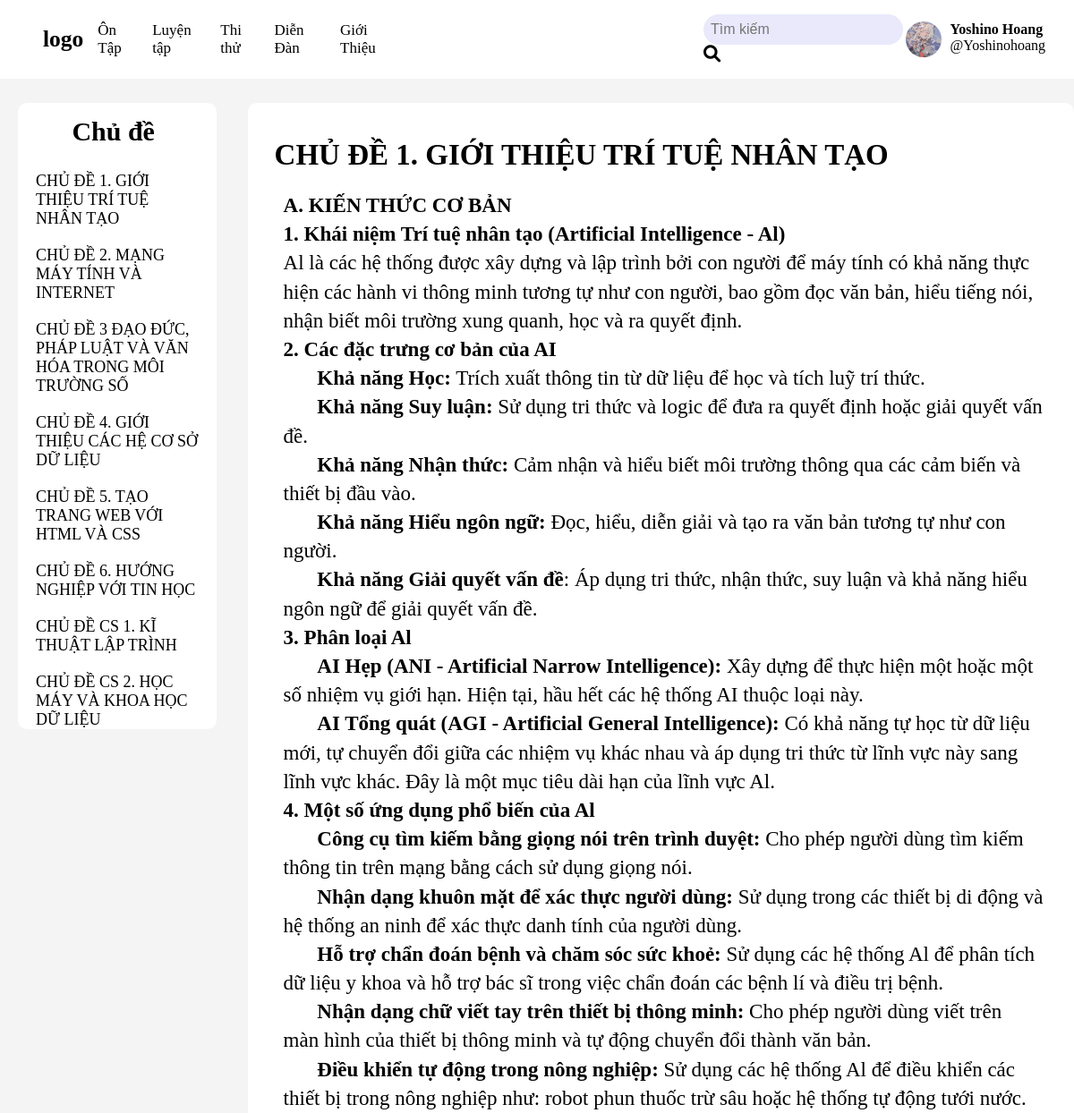
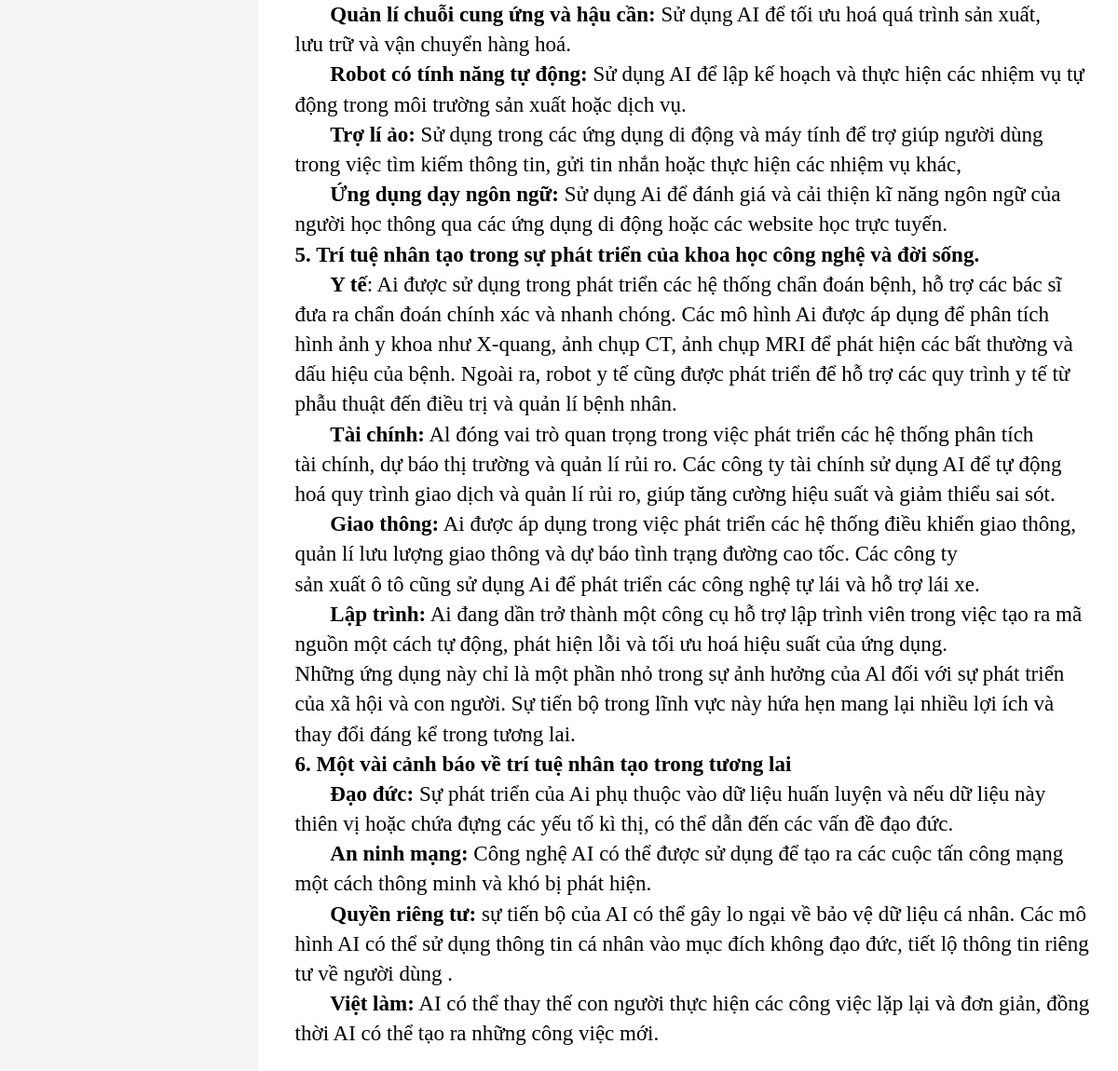
The app's page /on_tap/bai/13/ (signed in) with its own data (2 pictures, top to bottom).
### base/models.py (models this page shows, shortened)
class bai_hoc(models.Model):
    name = models.CharField(max_length=2000)
    noi_dung = models.TextField()
    file_di_kem = models.FileField(blank=True)

### base/views.py (the view)
# urls.py: path('on_tap/bai/<int:lesson_id>/', views.bai, name='bai'),
def bai(request,lesson_id):
    all_lesson  = bai_hoc.objects.all()
    lesson = bai_hoc.objects.get(id=lesson_id)
    ten = lesson.name
    noi_dung = lesson.noi_dung
    file_dinh_kem = lesson.file_di_kem
    context = {
        'ten':ten,
        'noi_dung':noi_dung,
        'file':file_dinh_kem,
        'all_lesson': all_lesson,
    }
    return render(request, 'base/bai_hoc_nd.html',context)

### base/templates/base/bai_hoc_nd.html (shortened to what this page needs)
{%extends 'base/bai_hoc.html'%}

### base/templates/base/bai_hoc.html (shortened to what this page needs)
<!DOCTYPE html>
<html>
<head>
    {% load static %}
    {% if request.session.theme == 'dark' %}
    <link rel="stylesheet" href="{% static 'styles/dark.css' %}">
    <link rel="stylesheet" href="{% static 'styles/b_dark.css' %}">
    {% else %}
    <link rel="stylesheet" href="{% static 'styles/light.css' %}">
    <link rel="stylesheet" href="{% static 'styles/b_light.css' %}">
    {% endif %}
</head>
<body>
    {% include 'navbar.html' %}
    <div class="midlle_section_1">
        <div class="lesson_choice">
            <h3>Chủ đề</h3>
            <br>
                {%for bai in all_lesson%}
                <div class="lc">
                    <a href="{%url 'bai' bai.id %}">{{bai.name}}</a>
                </div>
                {%endfor%}
        </div>
        <div class="noi_dung">
            <div class="nd">
                <h3>{{ten}}</h3>
                <p>{{noi_dung|safe}}</p>
            </div>
        </div>
    </div>
</body>
</html>

### static/styles/light.css (style rules this page uses)
body { background-color: #f4f4f4; padding-top: 75px; }
* { margin: 0; padding: 0; box-sizing: border-box; }
a { text-decoration: none; color: black; }

### static/styles/b_light.css (style rules this page uses)
.midlle_section_1 { padding-left: 20px; padding-top: 40px; display: grid; grid-template-columns: 1.2fr 5fr; column-gap: 35px; }
.lesson_choice { display: inline-block; background-color: #ffff; border-radius: 10px; padding: 10px; overflow-y: auto; height: 700px; }
.lesson_choice h3 { padding-top: 5px; font-size: 30px; padding-left: 25%; }
.lc { padding: 10px; padding-top: 10px; font-size: 18px; }
.noi_dung { background-color: #ffff; border-radius: 10px; padding: 20px; font-size: 20px; gap: 10px; }
.noi_dung h3 { padding-top: 10px; padding-bottom: 12px; font-size: 33px; }
.noi_dung p { padding-left: 10px; font-size: 23px; }
.nd h3 { margin-bottom: 10px; }
.nd p { margin-bottom: 1px; line-height: 1.4; }
.nd { padding: 10px; }

### records on screen
bai_hoc: name "CHỦ ĐỀ 1. GIỚI THIỆU TRÍ TUỆ NHÂN TẠO", noi_dung "A. KIẾN THỨC CƠ BẢN 1. Khái niệm Trí tuệ nhân tạo (Artificial Intelligence - Al) Al là các hệ thống được xây dựng và lập trình bở i con người để máy tính có khả năng thực hiệ n các hành vi thông minh tương tự như con người, bao gồ m đọc văn bản, hiểu tiếng nói, nhận biết môi trườ ng xung quanh, học và ra quyết định. 2. Các đặc trưng cơ bản của AI Khả năng Học: Trích xuất thông tin từ dữ liệu để học và tích luỹ trí thức. Khả năng Suy luận: Sử dụng tri thức và logic để đưa ra quyết định hoặc giải quyết vấn đề. Khả năng Nhận thức: Cảm nhận và hiểu biết môi trường thông qua các cảm biến và thiết bị đầu vào. Khả năng Hiểu ngôn ngữ: Đọc, hiểu, diễn giải và tạo ra văn bản tương tự như con người.…"
bai_hoc: name "CHỦ ĐỀ 2. MẠNG MÁY TÍNH VÀ INTERNET"
bai_hoc: name "CHỦ ĐỀ 3 ĐẠO ĐỨC, PHÁP LUẬT VÀ VĂN HÓA TRONG MÔI TRƯỜNG SỐ"
bai_hoc: name "CHỦ ĐỀ 4. GIỚI THIỆU CÁC HỆ CƠ SỞ DỮ LIỆU"
bai_hoc: name "CHỦ ĐỀ 5. TẠO TRANG WEB VỚI HTML VÀ CSS"
bai_hoc: name "CHỦ ĐỀ 6. HƯỚNG NGHIỆP VỚI TIN HỌC"
bai_hoc: name "CHỦ ĐỀ CS 1. KĨ THUẬT LẬP TRÌNH"
bai_hoc: name "CHỦ ĐỀ CS 2. HỌC MÁY VÀ KHOA HỌC DỮ LIỆU"
